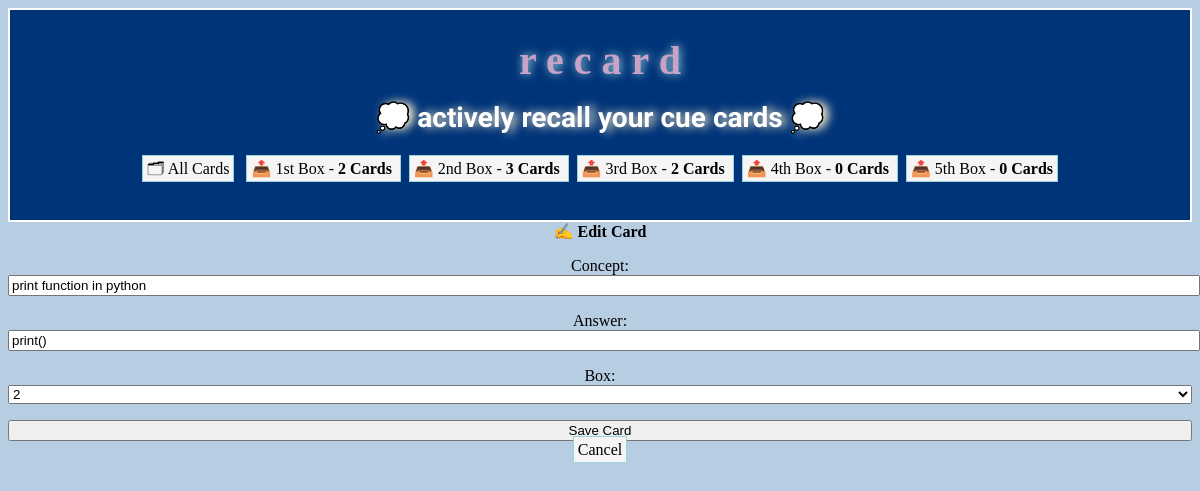
Screenshot of /edit/1 with the database file from the repository.
### recards/models.py (models this page shows, shortened)
class CueCard(models.Model):
    concept = models.CharField(max_length=100)
    answer = models.CharField(max_length=100)
    box = models.IntegerField(
        choices=zip(BOXES, BOXES),
        default=BOXES[0],
        )
    date_created = models.DateTimeField(auto_now_add=True)

### recards/views.py (the view)
class CueCardUpdateView(CueCardCreateView, UpdateView):
    success_url = reverse_lazy("cuecard-list")

### recards/templatetags/cuecards_tags.py (called while the page is built)
@register.inclusion_tag("recards/box_links.html")
def boxes_as_links():
    boxes = []
    for box_num in BOXES:
        card_count = CueCard.objects.filter(box=box_num).count()
        boxes.append({
            "number": box_num,
            "card_count": card_count,
        })
    return {"boxes": boxes}

### recards/templates/recards/cuecard_form.html (shortened to what this page needs)
{% extends "recards/base.html" %}
{% block content %}
    {% if cuecard %}
        <h2>✍️ Edit Card</h2>
    {% else %}
        <h2>Create New Card</h2>
    {% endif %}
    <form method="post">
        {{ form.as_p }}
        <input type="submit" value="Save Card">
    </form>
    <a href="{% url 'cuecard-list' %}">
        Cancel
    </a>
{% endblock %}

### recards/static/style.css (style rules this page uses)
:root { --accent: #6e48ad; --accent-bg: white; --bg: #fff; --text: #212121; --text-light: #585858; --border: #d8dae1; --code: #d81b60; --preformatted: #444; }
h2 { text-align: center; }
h2, h4 { margin-top: 0; }
input, select, textarea { width: 100%; }
h2 { text-align: center; font-size: medium; }
a { margin-left: auto; margin-right: auto; }

### recards/templates/recards/base.html (style rules this page uses)
body { background-color: rgb(183, 205, 226); }

### recards/templates/recards/box_links.html (style rules this page uses)
a { border: 1px solid #9BD3DD; background-color: whitesmoke; margin: 4px; text-align: center; text-decoration: none; padding: 4px; color: black; }
body { text-align: center; }

### rows the page displays
CueCard: concept "print function in python", answer "print()", box "2"

### other values shown
{{ box.number | ordinal }} "1st" "2nd" "3rd" "4th" "5th"
{{ box.card_count }} "2" "3" "2" "0" "0"
